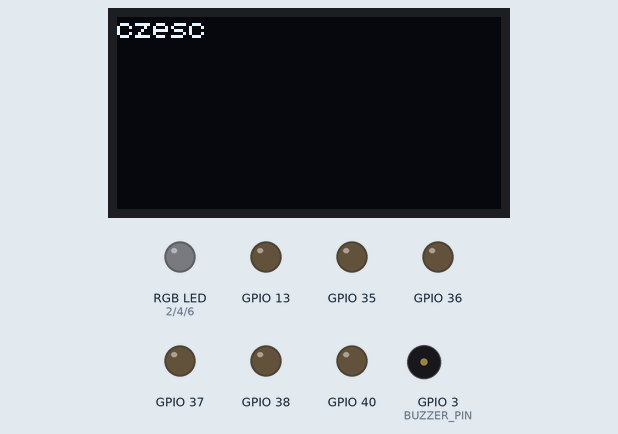
Recording of a program running on a simulated ESP32-S2. Shown: 128×64 one-colour display, an RGB LED mixed from three pins (HIGH = lit), output pins drawn as LEDs (lit = HIGH), buzzer (waves = sounding, pin HIGH).

Above: at 0.1 s.
At 3.1 s:
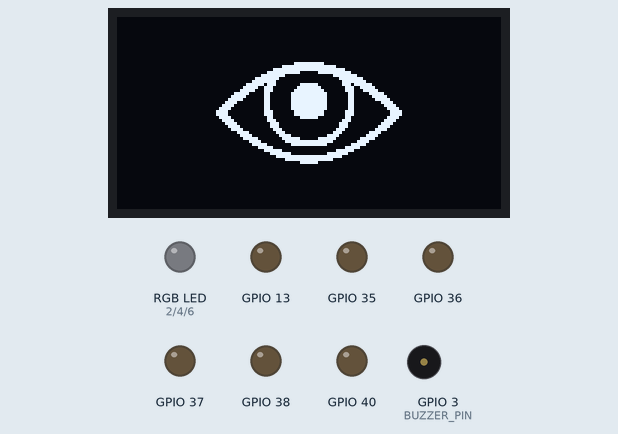
At 9.1 s:
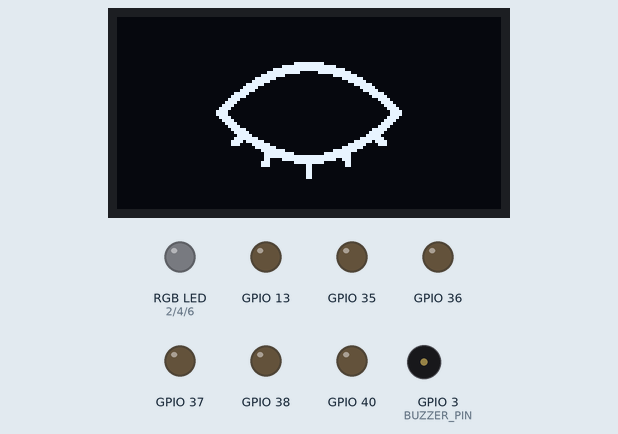
At 13.98 s:
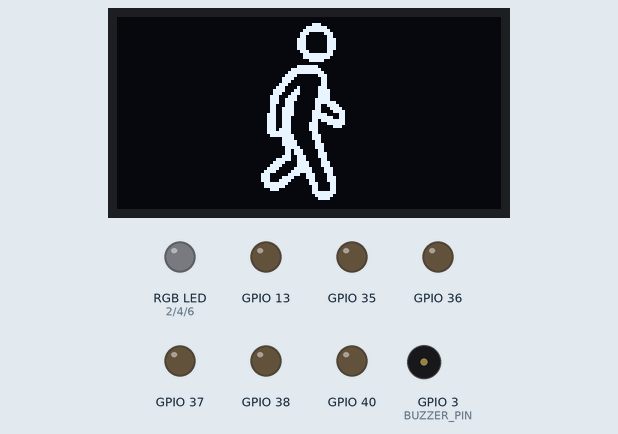
At 24.9 s:
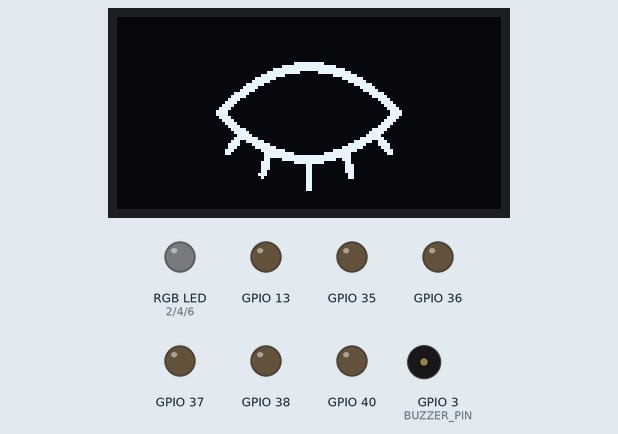
At 39.38 s:
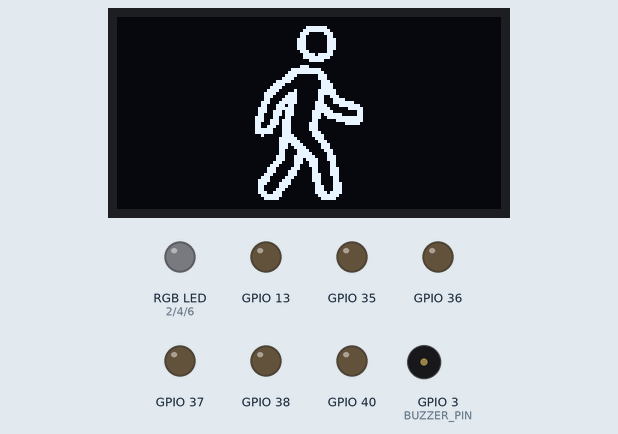

Measured:
- what the display in image 1 shows lasts 1.3 s, from 3.1 s to 4.4 s
- what the display in image 4 shows lasts 2.3 s, from 24.9 s to 27.2 s

The program:

main.cpp
```cpp
#include <Arduino.h>
#include "settings.h"
#include "rgb.h"
#include "oled.h"
#include "Buzzer.h"
#include "motors.h"

#include "animations.h"

RGB rgb;
BUZZER buzzer;
MOTORS motors; // speed 80 is prefered, because of higher input voltage (5V -> 3.7V after H-bridge), motor is rated for 3V
// in practice, speed below 70 dosn't even work.
OLED oled;


void setup()
{
    rgb.init();
    buzzer.init();
    motors.init();
    oled.init();
    oled.showMessage("czesc");
    delay(3000);
}

void loop()
{
    oled.showAnimation(animacja1[0], animacja1FrameCount , animacja1Width, animacja1Height,300);
    //oled.showAnimation(animacja1[0], animacja1FrameCount , animacja1Width+ 20, animacja1Height,50); // fajny efekt
    oled.showAnimation(animacja2[0], animacja2FrameCount , animacja2Width, animacja2Height,300);
}
```

settings.h
```cpp
#pragma once

// OLED
const int OLED_WIDTH  = 128;
const int OLED_HEIGHT = 64;
const int OLED_ADDR   = 0x3C;

const int SCL_PIN = 8;
const int SDA_PIN = 10;

// RGB LED
const int RED_PIN   = 2;
const int GREEN_PIN = 4;
const int BLUE_PIN  = 6;

// MOTORS
const int EN12 = 40;
const int IN1 = 38;
const int IN2 = 36;


const int EN34 = 13;
const int IN3 = 37;
const int IN4 = 35;


// const int EN34 = 13;
// const int IN3 = 7;
// const int IN4 = 5;


// BUZZER
const int BUZZER_PIN = 3;
```
